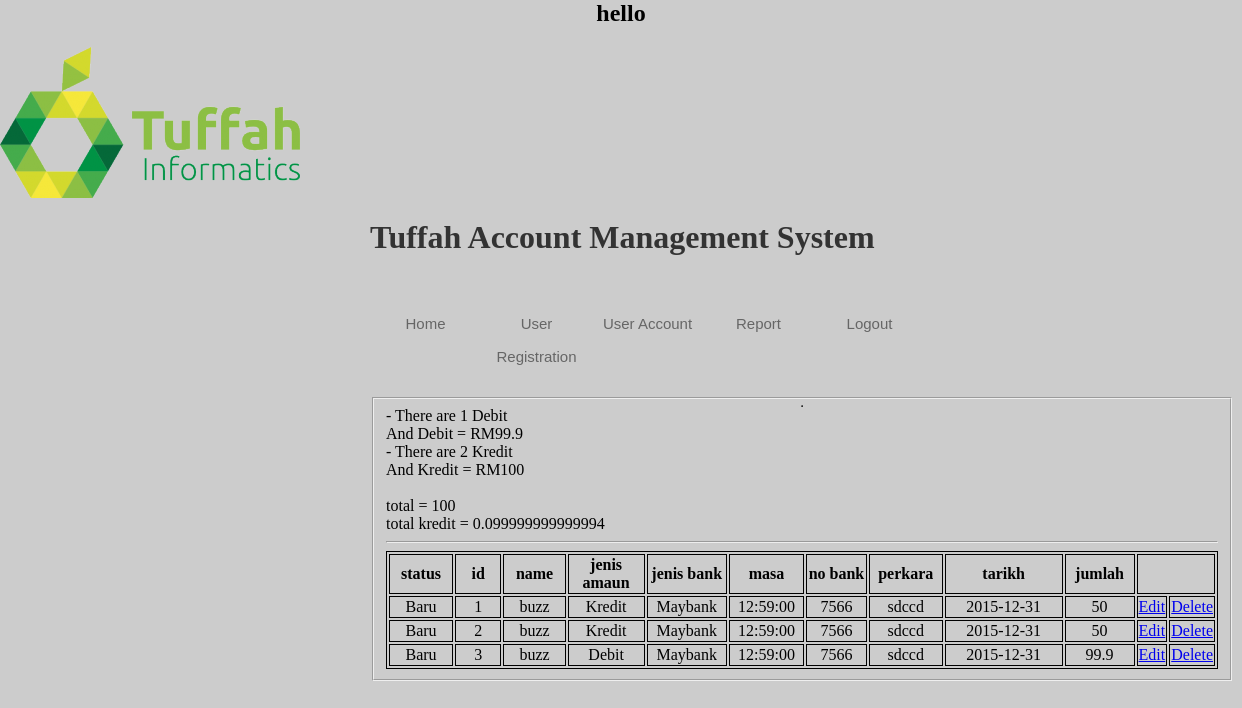
Page /table.php on the committed database.
### tables this page shows
CREATE TABLE IF NOT EXISTS `account` (
  `id` int(11) NOT NULL AUTO_INCREMENT,
  `semak` varchar(33) NOT NULL DEFAULT 'Baru',
  `Jamaun` varchar(99) NOT NULL,
  `Jbank` varchar(99) NOT NULL,
  `masa` time NOT NULL,
  `Nbank` varchar(99) NOT NULL,
  `perkara` varchar(99) NOT NULL,
  `tarikh` date NOT NULL,
  `name` varchar(55) NOT NULL,
  `email` varchar(55) NOT NULL,
  `jumlah` varchar(55) NOT NULL,
  `Available` int(3) DEFAULT '3',
  `Month` varchar(33) DEFAULT NULL,
  PRIMARY KEY (`id`)
);

### table.php (the view, shortened to what this page needs)
<?php
$i=$_SESSION['username'];
$y= 'hello';
echo "<h2 align='center'>$y $i</h2>";
?>
<!DOCTYPE>
<html>
<head>
<link rel="stylesheet" href="css/lay_menu.css">
<link rel="stylesheet" href="css/susun_menu.css">
<link rel="stylesheet" href="css/Admin(home).css" />
</head>
<body bgcolor="#CCCCCC">
<img src="tuffahlogo.png" />
<div id="container">
<div id="Header"><h1><b>Tuffah Account Management System</b></h1>
</div>
<div id="Nav">
<nav>
<ul>
<li><a href="Admin Account.php">Home</a></li>
<li><a href="index_register.php">User Registration</a></li>
<li><a href="register.php">User Account</a></li>
<li><a href="#">Report</a></li>
<li><a href=''>Logout</a></li></ul>
</nav>
</div>
<br /><br /><br /><br /><br/>
<div>
<fieldset>
<table align="center" border="1">
<table border="1" bordercolor="#000000" width="832" align="center">
<tr>
	<td width="64" align="center"><b>status</b></td>
	<td width="21" align="center"><b>id</b></td>
	<td width="58" align="center"><b>name</b></td>
	<td width="124" align="center"><b>jenis amaun</b></td>
	<td width="108" align="center"><b>jenis bank</b></td>
	<td width="56" align="center"><b>masa</b></td>
	<td width="85" align="center"><b>no bank</b></td>
    <td width="85" align="center"><b>perkara</b></td>
    <td width="255" align="center"><b>tarikh</b></td>
	<td width="44" align="center"><b>jumlah</b></td>
    <td width="13" colspan="2"></td>
	</tr>
<?php
$result=mysql_query("select * from account");
$i = 1;
while($rows=mysql_fetch_array($result))
{
	$user=$rows['username'];
	echo'<tr align="center">';
	echo'<td width="100" align="center">'.$rows['semak'].'</td>';
	echo'<td width="100" align="center">'.$i.'</td>';
	echo'<td width="100" align="center">'.$rows['name'].'</td>';
	echo'<td width="100" align="center">'.$rows['Jamaun'].'</td>';
	echo'<td width="100" align="center">'.$rows['Jbank'].'</td>';
	echo'<td width="100" align="center">'.$rows['masa'].'</td>';
	echo'<td width="100" align="center">'.$rows['Nbank'].'</td>';
	echo'<td width="100" align="center">'.$rows['perkara'].'</td>';
	echo'<td width="100" align="center">'.$rows['tarikh'].'</td>';
	echo'<td width="100" align="center">'.$rows['jumlah'].'</td>';
	echo'<td><a href="update_register.php?username='.$user.'">Edit</a></td>';
	echo'<td><a href="delete report.php?username='.$user.'">Delete</a></td>';
	echo'</tr>';
	$i++;
}
$query = "SELECT Jamaun, COUNT(name), SUM(jumlah) FROM account GROUP BY Jamaun";
$result = mysql_query($query) or die(mysql_error());
while($row = mysql_fetch_array($result)){
	echo "- There are ". $row['COUNT(name)'] ." ". $row['Jamaun'] ."<br/> And ". $row['Jamaun']. " = RM". $row['SUM(jumlah)'] ;
	echo "<br />";
}
$sqlSum = "SELECT Jamaun, SUM(jumlah) FROM account WHERE Jamaun = 'Kredit'";
$resSum = mysql_query($sqlSum) or die(mysql_error());
while ($row = mysql_fetch_array($resSum)){
	$total =  $row['SUM(jumlah)'];
}
$sqlSub = "SELECT Jamaun, sum(jumlah) FROM account WHERE Jamaun = 'Debit'";
$resSub = mysql_query($sqlSub) or die(mysql_error());
while ($row = mysql_fetch_array($resSub)){
	$deb =  $row['sum(jumlah)'];
}
echo "<br />total = ". $total;
echo "<br />total kredit = ". ($total - $deb);
?>
<hr/>
</table>
</div>
</div>
</body>
</html>

### css/lay_menu.css (style rules this page uses)
body { margin:0; padding:0; }
#container { width:555px; height:auto; margin-left:370px; margin-right:370px; margin-top:21px; margin-bottom:21px; }
#Header { height:67px; background-image:url(tuffah1.jpg); background-repeat:no-repeat; margin-bottom:21px; }
h1 { font-style:inherit; font:bold; color:#333; }

### css/susun_menu.css (style rules this page uses)
nav ul { margin:0; padding:0; }
nav ul li { list-style:none; float:left; display:block; width:111px; height:60px; text-align:center; line-height:33px; font-family:Tahoma, Geneva, sans-serif; font-size:15px; }
nav ul li a { text-decoration:none; color:#666; }

### rows in the picture
account: semak "Baru", name "buzz", Jamaun "Kredit", Jbank "Maybank", masa "12:59:00", Nbank "7566", perkara "sdccd", tarikh "2015-12-31", jumlah "50"
account: semak "Baru", name "buzz", Jamaun "Kredit", Jbank "Maybank", masa "12:59:00", Nbank "7566", perkara "sdccd", tarikh "2015-12-31", jumlah "50"
account: semak "Baru", name "buzz", Jamaun "Debit", Jbank "Maybank", masa "12:59:00", Nbank "7566", perkara "sdccd", tarikh "2015-12-31", jumlah "99.9"

### other values in the picture
$y "hello"
